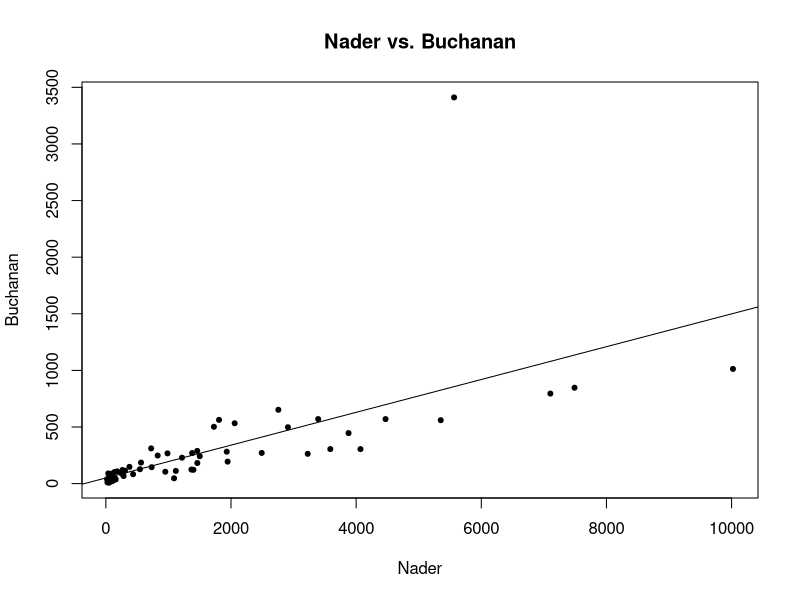
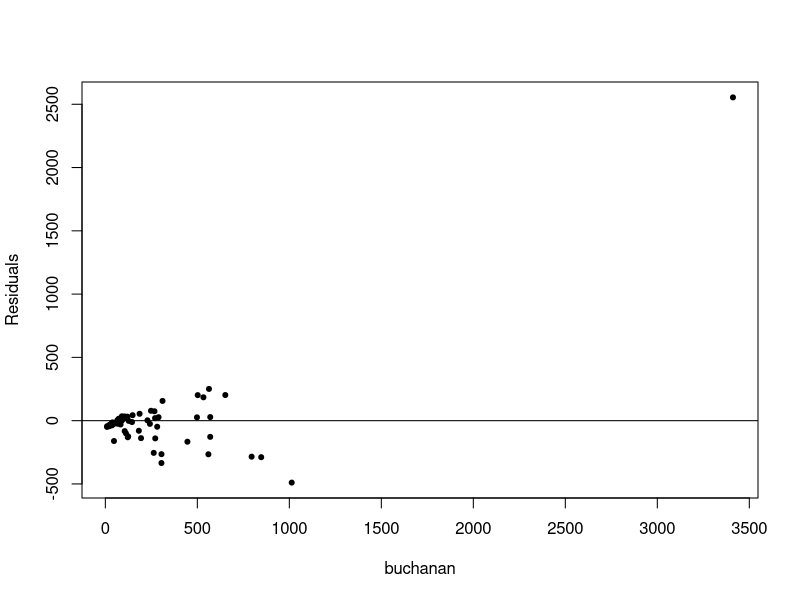
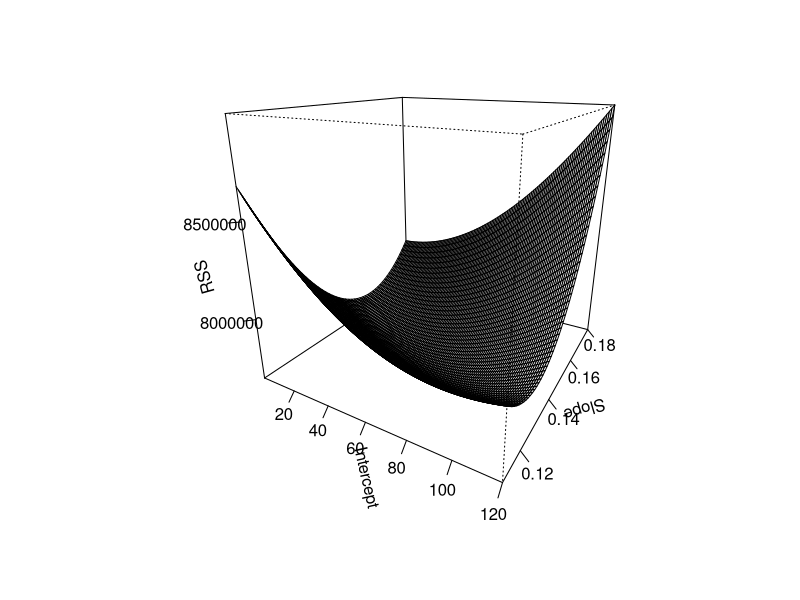
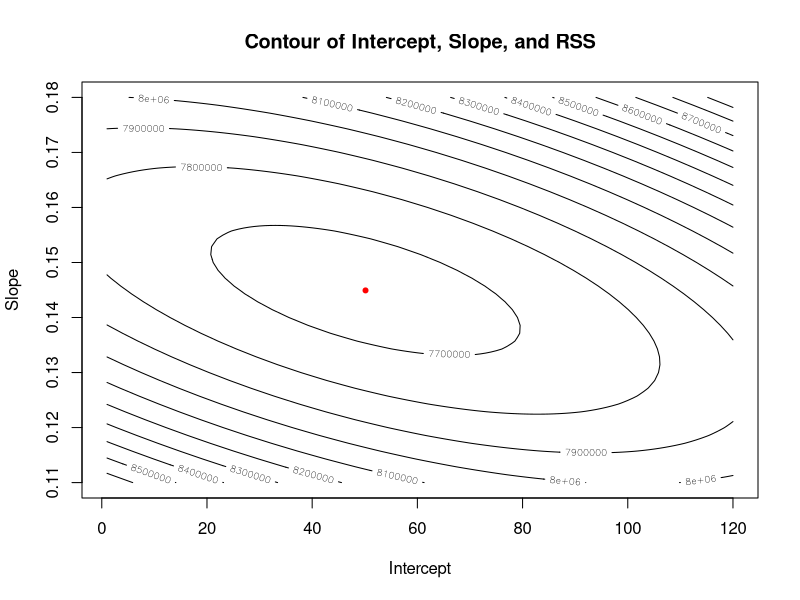
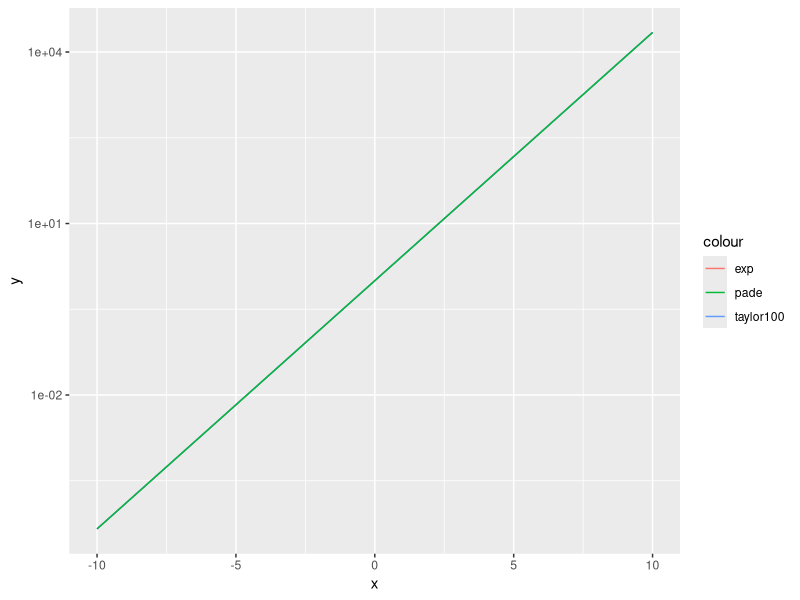

Recreate these plots in R, in order.
# Code for YSC4204 Homework 1
# Authors
# Sean Saito
# John Reid
# Hrishi Olickel
# Han Chong

#imports
require(ggplot2)

# Automatically sets working directory to source file location
this.dir <- dirname(parent.frame(2)$ofile)
setwd(this.dir)

# Problem 1

# 1 (a)
# Read the text file
florida <- read.table("florida2000.txt", header=TRUE)

# Get the votes for Buchanan and Nader
buchanan <- florida$Buchanan
nader <- florida$Nader

# Plot
plot(nader, buchanan, xlab="Nader", ylab="Buchanan", pch=20, main = "Nader vs. Buchanan")

# 1 (b)
# Linear regression
fit <- lm(buchanan ~ nader)
abline(fit)

# 1 (c)
# Evaluating the model

# First take a look at the residuals
res <- residuals(fit)
plot(jitter(res)~jitter(buchanan), ylab="Residuals", xlab="buchanan", data=florida, pch=20)
abline(0, 0)

# What's the R-squared value?
print(summary(fit)$r.squared)

# The result is 0.428, so maybe it does not look like a reasonable fit

# 1 (d)
# Residual Sum of Squares function
rss = function(row) {
  z <- sum((buchanan - row[1] - row[2] * nader)^2)
}

# Generate of vector of intercepts and slopes
b0 <- seq(1, 120)
b1 <- seq(0.11, 0.18, length=50)

# Compute rss for all (b0, b1)
prod = merge(b0, b1) # Cartesian product of b0 and b1
z <- matrix(apply(prod, 1, rss), nrow=length(b0), ncol=length(b1))

# Plot persp
persp(b0, b1, z, theta=30, phi=20, xlab="Intercept", 
      ylab="Slope", zlab="RSS", ticktype="detailed",
      expand=1.0)

# 1 (e)
# Contour plots
contour(b0, b1, z, xlab="Intercept", ylab="Slope", main="Contour of Intercept, Slope, and RSS")
# Plot the best combination
points(fit$coefficients[1], fit$coefficients[2], pch=20, col="red")


#### Problem 2 - Code first, Comment Later

# 2 (a)
taylorLoop <- function (n, x) {
  if (n < 1 || length(x) == 0 ){
    print("Either n or x is an invalid parameter")
    break
  }
  output <- numeric(0)  # Setting up the output vector
  for (a in x){   # Outer for loop iterating over x
    
    result <- 0   # Setting up the summation
    for (j in 0:n ){
      result <- result + (a^j / factorial(j))
    }
    output <- c(output, result)    #Concatenate the result to the output vector
  }
  return(output)
}

# 2(b)
taylorVect <- function (n, x){
  if (n < 1 || length(x) == 0 ){
    print("Either n or x is an invalid parameter")
    break
  }
  return(unlist(lapply(x, function(a) sum((a ^ (0:n)) / factorial(0:n)))))
}

# 2(c)
example <- seq(-10, 10, 0.001)
system.time(taylorLoop(10, example))
system.time(taylorVect(10, example))

# 2(d)
# Compute S_nx
snx_vect <- function(n, x)
  (sum(unlist(lapply(c(0:n), function(j) ((factorial((2*n)-j)*factorial(n))*(x^j))/(factorial(2*n)*factorial(j)*factorial(n-j))))))

# Apply over x
pade <- function(n, x) {
  return(unlist(lapply(x, function(xval) (snx_vect(n, xval)/snx_vect(n, 0-xval)))))
}

# 2(e)
taylor10 <- function(x) taylorVect(10, x)
taylor100 <- function(x) taylorVect(100, x)
pade10 <- function(x) pade(10, x)

ggplot(data.frame(x = c(-10, 10)), aes(x)) + 
    stat_function(fun = exp, aes(colour="exp")) +
#    stat_function(fun = taylor10, aes(colour="taylor")) +
    stat_function(fun = taylor100, aes(colour="taylor100")) +
    stat_function(fun=pade10, aes(colour="pade")) + 
    scale_y_log10()

# 2 (f)
system.time(taylorLoop(10, example))
system.time(taylorVect(10, example))
system.time(pade(10, example))

# 2(g)
# Pade is the most accurate representation, but taylor is much faster. 
# However, let's first test this assumption (Graph2.png)- 

# Code below to generate graph2 (takes a while)
# xval <- seq(1,100,1)
# padeY <- unlist(lapply(xval, function(x) as.double(system.time(pade(x, c(10:100)))[3])))
# taylorY <- unlist(lapply(xval, function(x) as.double(system.time(taylorVect(x, c(10:100)))[3])))
# ggplot(data.frame(x=xval, tY=taylorY, pY=padeY), aes(x))+geom_line(aes(y=tY, color='taylor')) + 
#  geom_line(aes(y=pY, color='pade')) + ggtitle('Runtime against n - pade and taylor')

# From the curve we can see that taylor is much faster than pade, even for high values of n.
# but what about accuracy? Let's try graphing higher values of n for taylor. (Graph3)

# Code below to generate graph3 (also takes a little while, but not long)
# ggplot(data.frame(x = c(-10, 10)), aes(x)) + stat_function(fun = exp, aes(colour="exp"))+
#  stat_function(fun = function (x) taylorVect(10, x), aes(color="10")) +
#  stat_function(fun = function (x) taylorVect(20, x), aes(color="20")) +
#  stat_function(fun = function (x) taylorVect(30, x), aes(color="30")) +
#  stat_function(fun = function (x) taylorVect(40, x), aes(color="40")) +
#  stat_function(fun = function (x) taylorVect(50, x), aes(color="50")) +
#  stat_function(fun = function (x) taylorVect(60, x), aes(color="60")) +
#  scale_y_log10() + ggtitle('Values of exp and taylor(n=10-60)')

# Taylor is the better choice. By using higher values of n depending on the value of x,
# we can still provide fast results without sacrificing accuracy.
# Taylor is a better choice for industry, but pade is a better solution for smaller datasets.